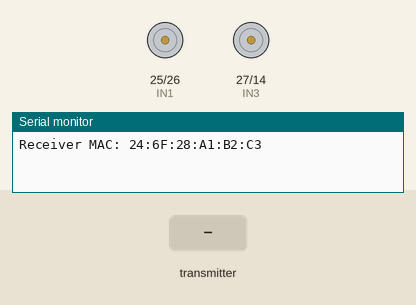
The sketch below on a simulated ESP32. Shown: motor-driver pin pairs drawn as motors (green arrow = first pin HIGH = forward, orange = second pin HIGH = backward, longer = more drive), the last lines printed to the serial monitor. The test bench sets the inputs (shaded band).

Above: at 1.2 s.
1.3 s: the transmitter starts sending xValue = 0
At 2.3 s:
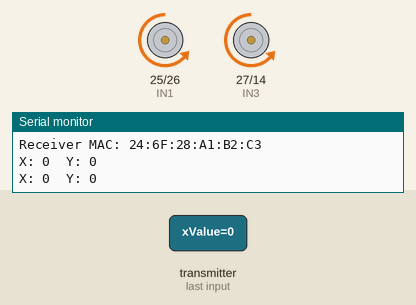
2.8 s: the transmitter starts sending yValue = 1024
At 3.4 s:
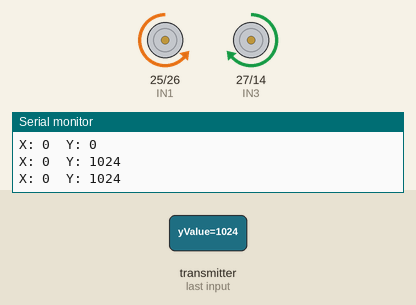
4.3 s: the transmitter starts sending xValue = 4095
At 4.6 s:
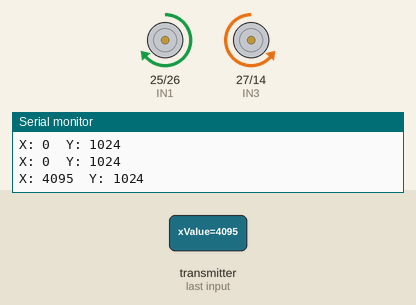
5.8 s: the transmitter starts sending yValue = 4095
At 6.9 s:
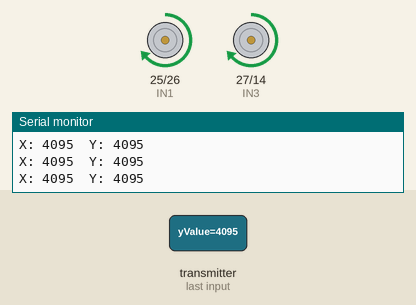
7.3 s: the transmitter starts sending yValue = 2048
At 8.1 s:
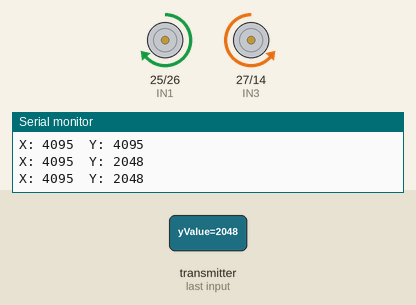
Timing chart, 0 to 9.8 s (numbered marks = the images above; inputs shaded):
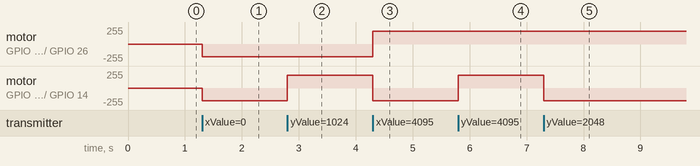

Measured:
- after the input at 1.3 s, motor on GPIO 25 (IN1) / GPIO 26 (IN2), motor on GPIO 27 (IN3) / GPIO 14 (IN4): stopped → backward 190/255 at once
- after the input at 2.8 s, motor on GPIO 27 (IN3) / GPIO 14 (IN4): backward 190/255 → forward 190/255 at once
- after the input at 4.3 s, motor on GPIO 25 (IN1) / GPIO 26 (IN2): backward 190/255 → forward 190/255 at once; motor on GPIO 27 (IN3) / GPIO 14 (IN4): forward 190/255 → backward 190/255 at once
- after the input at 5.8 s, motor on GPIO 27 (IN3) / GPIO 14 (IN4): backward 190/255 → forward 190/255 at once
- after the input at 7.3 s, motor on GPIO 27 (IN3) / GPIO 14 (IN4): forward 190/255 → backward 190/255 at once

The sketch:

Receiver_code.ino
```cpp
#include <WiFi.h>
#include <esp_now.h>

// Motor pins
#define IN1 25
#define IN2 26
#define IN3 27
#define IN4 14

// PWM settings
#define PWM_FREQ 1000
#define PWM_RES 8
#define PWM_DUTY 191   // 75%

typedef struct struct_message {
  int xValue;
  int yValue;
} struct_message;

struct_message incomingData;

// ================= MOTOR CONTROL =================

void stopCar() {
  ledcWrite(IN1, 0);
  ledcWrite(IN2, 0);
  ledcWrite(IN3, 0);
  ledcWrite(IN4, 0);
}

void forward() {
  ledcWrite(IN1, PWM_DUTY);
  ledcWrite(IN2, 0);
  ledcWrite(IN3, PWM_DUTY);
  ledcWrite(IN4, 0);
}

void backward() {
  ledcWrite(IN1, 0);
  ledcWrite(IN2, PWM_DUTY);
  ledcWrite(IN3, 0);
  ledcWrite(IN4, PWM_DUTY);
}

void left() {
  ledcWrite(IN1, 0);
  ledcWrite(IN2, PWM_DUTY);
  ledcWrite(IN3, PWM_DUTY);
  ledcWrite(IN4, 0);
}

void right() {
  ledcWrite(IN1, PWM_DUTY);
  ledcWrite(IN2, 0);
  ledcWrite(IN3, 0);
  ledcWrite(IN4, PWM_DUTY);
}

// ================= ESP-NOW RECEIVE =================

void OnDataRecv(const esp_now_recv_info * info, const uint8_t *data, int len) {
  memcpy(&incomingData, data, sizeof(incomingData));

  int x = incomingData.xValue;
  int y = incomingData.yValue;

  Serial.print("X: ");
  Serial.print(x);
  Serial.print("  Y: ");
  Serial.println(y);

  if (y > 3000) forward();
  else if (y < 1000) backward();
  else if (x > 3000) right();
  else if (x < 1000) left();
  else stopCar();
}

void setup() {
  Serial.begin(115200);

  // Attach PWM (ESP32 Core 3.x)
  ledcAttach(IN1, PWM_FREQ, PWM_RES);
  ledcAttach(IN2, PWM_FREQ, PWM_RES);
  ledcAttach(IN3, PWM_FREQ, PWM_RES);
  ledcAttach(IN4, PWM_FREQ, PWM_RES);

  stopCar();

  WiFi.mode(WIFI_STA);

  if (esp_now_init() != ESP_OK) {
    Serial.println("ESP-NOW Init Failed");
    return;
  }

  esp_now_register_recv_cb(OnDataRecv);

  Serial.print("Receiver MAC: ");
  Serial.println(WiFi.macAddress());
}

void loop() {}
```
